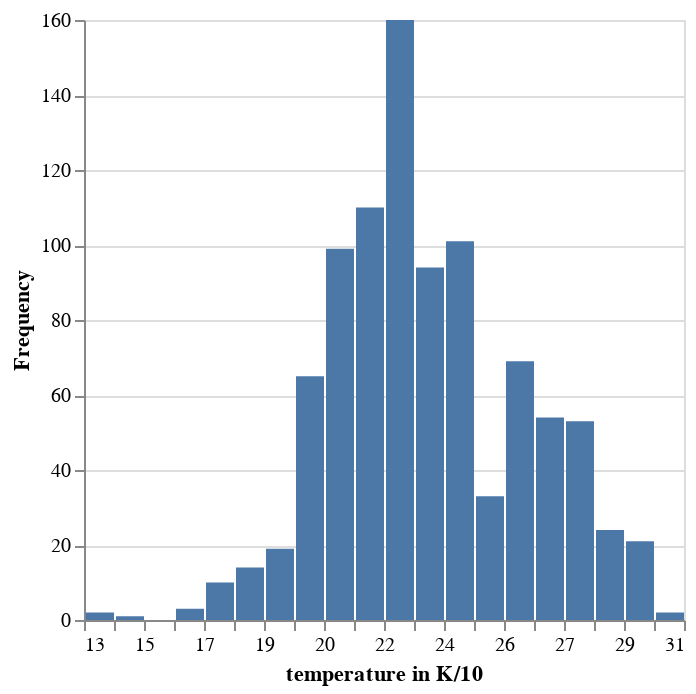

The cell this chart's notebook holds for it:
### Markdown cell above
The same can be done for the maximum temperature:

### Code cell
workflow_aeshna_affinis_join_plot_max = ge.register_workflow({
    "type": "Plot",
    "operator": {
       "type": "Histogram",
       "params": {
          "attributeName": "Max_Temperature",
           "bounds": "data",
           "buckets": {
               "type": "number",
               "value": 20
           }
       },
        "sources": {
            "source": { #Aeshna affinis Join #############################################
                "type": "RasterVectorJoin",
                "params": {
                    "names": {
                        "type": "names",
                        "values": ["Min_Temperature", "Max_Temperature"]
                    },
                    "temporalAggregation": "none",
                    "featureAggregation": "mean",
                },
                "sources": {
                    "vector": { 
                        "type": "OgrSource",
                        "params": {
                            "data": f"_:{gbif_prov_id}:`species/Aeshna affinis`",
                        }
                    }, 
                    "rasters": [{
                            "type": "RasterScaling",
                            "params": {
                                "slope": {
                                    "type": "constant",
                                    "value": 0.1
                                },
                                "offset": {
                                    "type": "constant",
                                    "value": -273.15
                                },
                                "outputMeasurement": {
                                    "type": "continuous",
                                    "measurement": "temperature",
                                    "unit": "K/10"
                                },
                                "scalingMode": "mulSlopeAddOffset"
                            },
                            "sources": {
                                "raster": {
                                    "type": "RasterTypeConversion",
                                    "params": {
                                        "outputDataType": "F32"
                                    },
                                    "sources": {
                                        "raster": {
                                            "type": "GdalSource",
                                            "params": {
                                                "data": "mean_daily_minimum_2m_air_temperature"
                                            }
                                        }
                                    }
                                }
                            }
                        }, 
                        {
                            "type": "RasterScaling",
                            "params": {
                                "slope": {
                                    "type": "constant",
                                    "value": 0.1
                                },
                                "offset": {
                                    "type": "constant",
                                    "value": -273.15
                                },
                                "outputMeasurement": {
                                    "type": "continuous",
                                    "measurement": "temperature",
                                    "unit": "K/10"
                                },
                                "scalingMode": "mulSlopeAddOffset"
                            },
                            "sources": {
                                "raster": {
                                    "type": "RasterTypeConversion",
                                    "params": {
                                        "outputDataType": "F32"
                                    },
                                    "sources": {
                                        "raster": {
                                            "type": "GdalSource",
                                            "params": {
                                                "data": "mean_daily_maximum_2m_air_temperature"
                                            }
                                        }
                                    }
                                }
                            }
                        } 
                    ]
                } ##########################################################################
            } 
       }
    }
})

#Request the plot from Geo Engine
plot_aeshna_affinis_max = workflow_aeshna_affinis_join_plot_max.plot_chart(
    ge.QueryRectangle(
        ge.BoundingBox2D(-180, -90, 180, 90),
        ge.TimeInterval(start_time, end_time),
        resolution=ge.SpatialResolution(0.1, 0.1),
        srs="EPSG:4326"
    )
)

#Show the plot
alt.Chart.from_dict(plot_aeshna_affinis_max.spec)

### Figure 1 — Vega-Lite specification as saved in the notebook (floating-point values rounded to 4 significant figures)
{"config": {"view": {"continuousWidth": 300, "continuousHeight": 300}}, "data": {"name": "data-ba4250b413030efce2653c40e828f60a"}, "mark": "bar", "encoding": {"x": {"axis": {"title": "temperature in K/10"}, "bin": {"binned": true, "step": 0.89}, "field": "binStart"}, "x2": {"field": "binEnd"}, "y": {"field": "Frequency", "type": "quantitative"}}, "$schema": "https://vega.github.io/schema/vega-lite/v4.json", "datasets": {"data-ba4250b413030efce2653c40e828f60a": [{"Frequency": 2, "binEnd": 14.14, "binStart": 13.25}, {"Frequency": 1, "binEnd": 15.03, "binStart": 14.14}, {"Frequency": 0, "binEnd": 15.92, "binStart": 15.03}, {"Frequency": 3, "binEnd": 16.81, "binStart": 15.92}, {"Frequency": 10, "binEnd": 17.7, "binStart": 16.81}, {"Frequency": 14, "binEnd": 18.59, "binStart": 17.7}, {"Frequency": 19, "binEnd": 19.48, "binStart": 18.59}, {"Frequency": 65, "binEnd": 20.37, "binStart": 19.48}, {"Frequency": 99, "binEnd": 21.26, "binStart": 20.37}, {"Frequency": 110, "binEnd": 22.15, "binStart": 21.26}, {"Frequency": 160, "binEnd": 23.04, "binStart": 22.15}, {"Frequency": 94, "binEnd": 23.93, "binStart": 23.04}, {"Frequency": 101, "binEnd": 24.82, "binStart": 23.93}, {"Frequency": 33, "binEnd": 25.71, "binStart": 24.82}, {"Frequency": 69, "binEnd": 26.6, "binStart": 25.71}, {"Frequency": 54, "binEnd": 27.49, "binStart": 26.6}, {"Frequency": 53, "binEnd": 28.38, "binStart": 27.49}, {"Frequency": 24, "binEnd": 29.27, "binStart": 28.38}, {"Frequency": 21, "binEnd": 30.16, "binStart": 29.27}, {"Frequency": 2, "binEnd": 31.05, "binStart": 30.16}]}}
